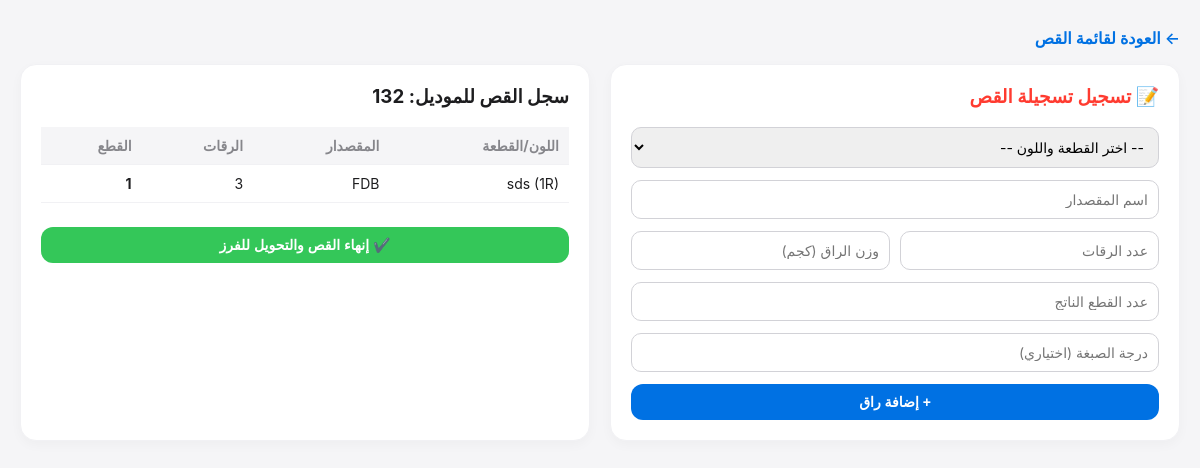
Screenshot of /cutting/model/1 with the database file from the repository.
### app/models.py (models this page shows)
class DesignModel(db.Model):
    id = db.Column(db.Integer, primary_key=True)
    model_code = db.Column(db.String(50), unique=True, nullable=False)
    image_url = db.Column(db.String(200), nullable=False)
    model_type = db.Column(db.String(50), nullable=True)
    status = db.Column(db.String(50), default='تصميم')
    is_deleted = db.Column(db.Boolean, default=False)
    target_quantity = db.Column(db.Integer, default=0)
    marker_length = db.Column(db.Float, nullable=True)
    sizes_selected = db.Column(db.String(200), nullable=True)
    main_marker_url = db.Column(db.String(200), nullable=True)
    print_marker_url = db.Column(db.String(200), nullable=True)
    marker_efficiency = db.Column(db.Float, nullable=True)
    notes_shirt = db.Column(db.Text, nullable=True)
    notes_pants = db.Column(db.Text, nullable=True)
    created_at = db.Column(db.DateTime, default=get_egypt_time)
    colored_at = db.Column(db.DateTime, nullable=True)
    cut_at = db.Column(db.DateTime, nullable=True)
    requirements = db.relationship('ModelRequirement', backref='model', lazy=True)
    accessories = db.relationship('ModelAccessory', backref='model', lazy=True)
    cutting_records = db.relationship('CuttingRecord', backref='model', lazy=True)
    qc_records = db.relationship('QCRecord', backref='model', lazy=True)

class CuttingRecord(db.Model):
    id = db.Column(db.Integer, primary_key=True)
    model_id = db.Column(db.Integer, db.ForeignKey('design_model.id'), nullable=False)
    color_name = db.Column(db.String(100), nullable=False)
    cutter_name = db.Column(db.String(100), nullable=False)
    layers_count = db.Column(db.Integer, nullable=False, default=0)
    layer_weight = db.Column(db.Float, nullable=False, default=0.0)
    pieces_count = db.Column(db.Integer, nullable=False, default=0)
    shade_degree = db.Column(db.String(50), nullable=True)
    created_at = db.Column(db.DateTime, default=get_egypt_time)

### app/cutting/routes.py (the view)
@cutting_bp.route('/model/<int:model_id>')
def model_details(model_id):
    model = DesignModel.query.get_or_404(model_id)
    return render_template('cutting/details.html', model=model)

### app/templates/cutting/details.html (shortened to what this page needs)
{% extends 'base.html' %}
{% block content %}
<div style="margin-bottom: 16px;"><a href="/cutting" style="color: #0071e3; text-decoration: none; font-weight: 600;">← العودة لقائمة القص</a></div>
<div style="display: flex; gap: 20px; flex-wrap: wrap;">
    <div style="flex: 1; min-width: 350px;" class="apple-card">
        <h3 style="margin-top: 0; color: #ff3b30;">📝 تسجيل تسجيلة القص</h3>
        <form action="/cutting/model/{{ model.id }}/add_record" method="POST">
            <select name="color_name" class="form-input" required>
                <option value="">-- اختر القطعة واللون --</option>
            </select>
            <input type="text" name="cutter_name" class="form-input" placeholder="اسم المقصدار" required>
            <div style="display: flex; gap: 10px;">
                <input type="number" name="layers_count" class="form-input" placeholder="عدد الرقات" required>
                <input type="number" step="0.01" name="layer_weight" class="form-input" placeholder="وزن الراق (كجم)" required>
            </div>
            <input type="number" name="pieces_count" class="form-input" placeholder="عدد القطع الناتج" required>
            <input type="text" name="shade_degree" class="form-input" placeholder="درجة الصبغة (اختياري)">
            <button type="submit" class="apple-btn">+ إضافة راق</button>
        </form>
    </div>
    <div style="flex: 1; min-width: 350px;" class="apple-card">
        <h3 style="margin-top: 0;">سجل القص للموديل: {{ model.model_code }}</h3>
        <table>
            <tr><th>اللون/القطعة</th><th>المقصدار</th><th>الرقات</th><th>القطع</th></tr>
            {% for rec in model.cutting_records %}
            <tr>
                <td>{{ rec.color_name }}</td>
                <td>{{ rec.cutter_name }}</td>
                <td>{{ rec.layers_count }}</td>
                <td><strong>{{ rec.pieces_count }}</strong></td>
            </tr>
            {% else %}
            <tr><td colspan="4" style="color: #86868b; text-align: center;">لم يتم تسجيل أرقام قص بعد.</td></tr>
            {% endfor %}
        </table>
        <form action="/cutting/model/{{ model.id }}/finish" method="POST" style="margin-top: 24px;" onsubmit="return confirm('تأكيد إنهاء القص والتحويل للفرز؟');">
            <button type="submit" class="apple-btn" style="background: #34c759;">✔️ إنهاء القص والتحويل للفرز</button>
        </form>
    </div>
</div>
{% endblock %}

### app/templates/base.html (style rules this page uses)
body { font-family: -apple-system, BlinkMacSystemFont, "Segoe UI", Roboto, sans-serif; background-color: #f5f5f7; margin: 0; color: #1d1d1f; }

### app/templates/cutting/details.html (style rules this page uses)
.apple-card { background: white; border-radius: 16px; padding: 20px; border: 1px solid #f1f1f4; box-shadow: 0 4px 12px rgba(0,0,0,0.03); margin-bottom: 20px; }
.form-input { width: 100%; padding: 10px; border: 1px solid #d2d2d7; border-radius: 10px; font-family: inherit; font-size: 14px; box-sizing: border-box; margin-bottom: 12px; }
.apple-btn { padding: 10px 20px; border: none; border-radius: 12px; cursor: pointer; font-weight: 600; font-size: 14px; background: #0071e3; color: white; width: 100%; }
table { width: 100%; border-collapse: collapse; margin-top: 10px; }
th, td { border-bottom: 1px solid #f1f1f4; padding: 10px; text-align: right; font-size: 14px; }
th { background: #f5f5f7; color: #86868b; }

### rows the page displays
DesignModel: model_code "132"
CuttingRecord: color_name "sds (1R)", cutter_name "FDB", layers_count "3", pieces_count "1"
